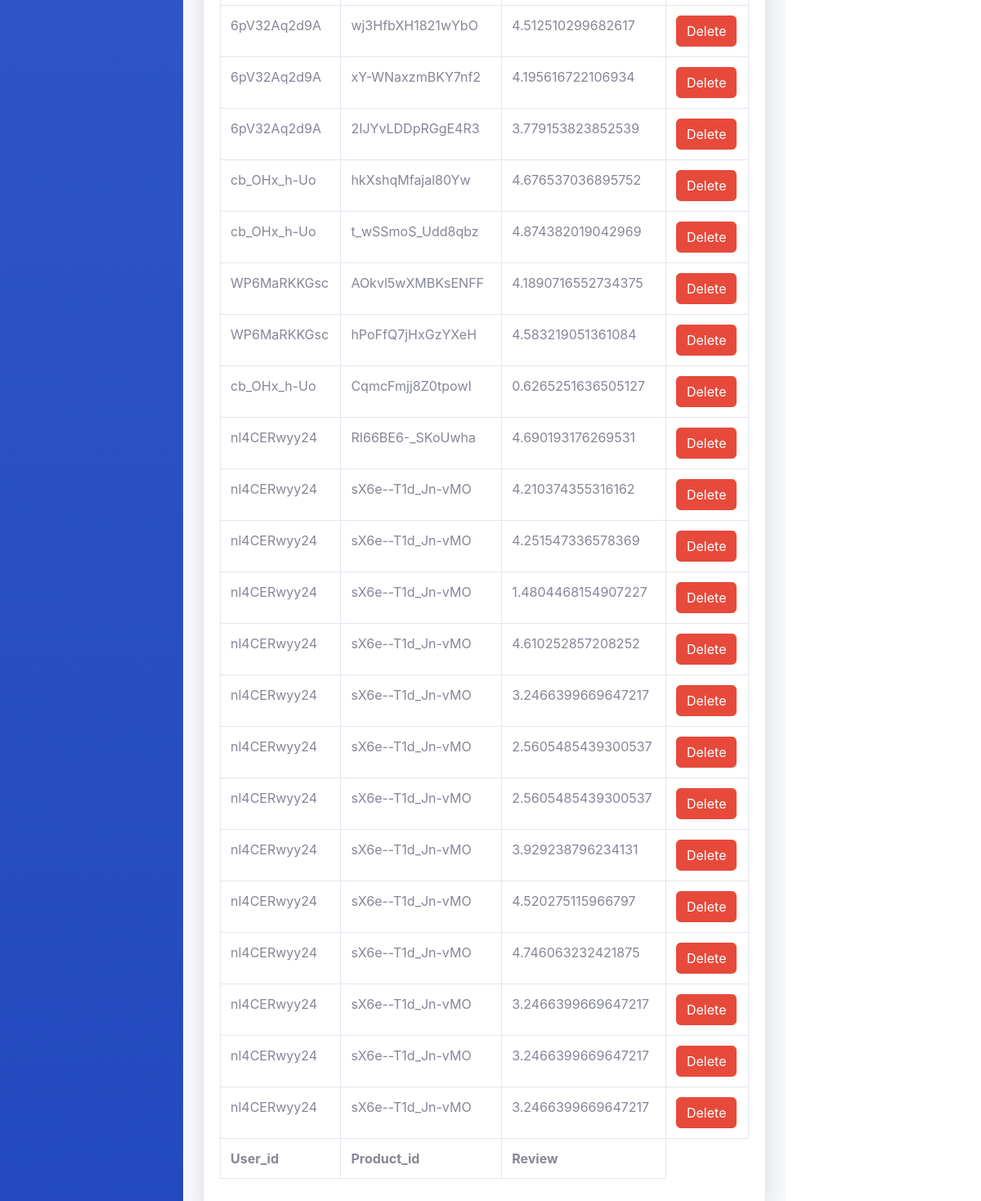
/user/admin/ratings (signed in, lower part), run on an earlier commit of the app's database.
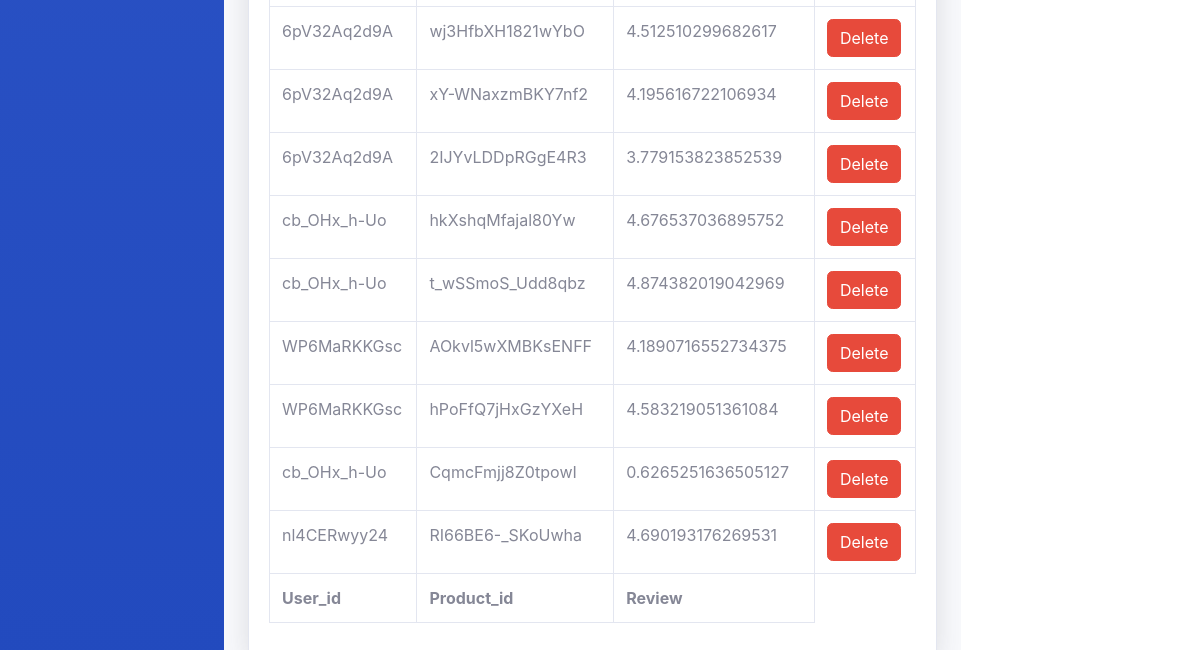
And on a later commit of the database.
### tables this page shows
CREATE TABLE RATING (USER_ID VARCHAR, PRODUCT_ID VARCHAR, REVIEW REAL);

### models/users/views.py (the view)
@user_blueprint.route("/admin/ratings")
@login_required
def ratings():
    name = "Rating"
    description = "The table of all ratings done by users to products"
    headers = get_rating_fields()
    items = get_all_ratings(formalize=False)
    return render_template("admin/tables.html",
                            name=name,
                            description=description,
                            headers=headers,
                            items=items,
                            len=len,
                            str=str,
                            os=os)

### common/database.py (called while the page is built, shortened)
    @classmethod
    def _get_user_by(cls, key, value):
        cursor = cls.DATABASE.execute(f"SELECT * FROM USER WHERE {key}=?", (value,))
        returned_data = cursor.fetchone()
        if returned_data is None:
            return None
        data = {}
        for i, field in enumerate(cls.USER_FIELDS):
            data[field.lower()] = returned_data[i]
        return data

    @classmethod
    def get_user_by_email(cls, email):
        return cls._get_user_by("EMAIL", email)

    @classmethod
    def get_all_ratings(cls, formalize=True):
        cursor = cls.DATABASE.execute("SELECT * FROM RATING")
        returned_data = cursor.fetchall()
        if not formalize:
            return returned_data

### models/ratings/rating.py (called while the page is built)
def get_all_ratings(formalize=True):
    ratings = Database.get_all_ratings(formalize=formalize)
    if not formalize:
        return ratings
    return [ Rating(**r) for r in ratings ]

def get_rating_fields():
    return [ field.capitalize() for field in Database.RATING_FIELDS ]

### models/users/user.py (called while the page is built)
def is_user_admin(email):
    user = User(email=email, password=None)
    return user.is_admin()

    def exists(self):
        return database.get_user_by_email(self.email)

### templates/admin/tables.html (shortened to what this page needs)
{% extends "admin/base.html" %}
{% block content %}
  <div class="card shadow mb-6">
    <div class="card-body">
      <div class="table-responsive">
        <table class="table table-bordered" id="dataTable" width="100%" cellspacing="0">
          <tfoot>
            <tr>
              {% for attribute in headers %}
                <th>{{attribute}}</th>
              {% endfor %}
            </tr>
          </tfoot>
          <tbody>
            {% for item in items %}
            <tr>
              {% for att in item %}
                {% if str(att).endswith('.png') or str(att).endswith('.jpeg') %}
                  <td><img class="img-fluid" src="{{url_for('static', filename='img/products/{}'.format(os.path.basename(att)))}}"><img></td>
                {% else %}
                  <td>{{att}}</td>
                {% endif %}
              {% endfor %}
              {% if name == 'Rating' %}
                <td><a href="{{url_for('{}.delete'.format(name.lower()), id=item[0] + '*' + item[1])}}" class="btn btn-danger">Delete</a></td>
              {% else %}
                <td><a href="{{url_for('{}.delete'.format(name.lower()), id=item[0])}}" class="btn btn-danger">Delete</a></td>
              {% endif %}
            </tr>
            {% endfor %}
          </tbody>
        </table>
      </div>
    </div>
  </div>
</div>
{% endblock content %}

What changed in the data, as far as the page shows it:
removed RATING: USER_ID "nl4CERwyy24", PRODUCT_ID "sX6e--T1d_Jn-vMO", REVIEW "4.210374355316162"
removed RATING: USER_ID "nl4CERwyy24", PRODUCT_ID "sX6e--T1d_Jn-vMO", REVIEW "4.251547336578369"
removed RATING: USER_ID "nl4CERwyy24", PRODUCT_ID "sX6e--T1d_Jn-vMO", REVIEW "1.4804468154907227"
removed RATING: USER_ID "nl4CERwyy24", PRODUCT_ID "sX6e--T1d_Jn-vMO", REVIEW "4.610252857208252"
removed RATING: USER_ID "nl4CERwyy24", PRODUCT_ID "sX6e--T1d_Jn-vMO", REVIEW "3.2466399669647217"
removed RATING: USER_ID "nl4CERwyy24", PRODUCT_ID "sX6e--T1d_Jn-vMO", REVIEW "2.5605485439300537"
removed RATING: USER_ID "nl4CERwyy24", PRODUCT_ID "sX6e--T1d_Jn-vMO", REVIEW "2.5605485439300537"
removed RATING: USER_ID "nl4CERwyy24", PRODUCT_ID "sX6e--T1d_Jn-vMO", REVIEW "3.929238796234131"
removed RATING: USER_ID "nl4CERwyy24", PRODUCT_ID "sX6e--T1d_Jn-vMO", REVIEW "4.520275115966797"
removed RATING: USER_ID "nl4CERwyy24", PRODUCT_ID "sX6e--T1d_Jn-vMO", REVIEW "4.746063232421875"
removed RATING: USER_ID "nl4CERwyy24", PRODUCT_ID "sX6e--T1d_Jn-vMO", REVIEW "3.2466399669647217"
removed RATING: USER_ID "nl4CERwyy24", PRODUCT_ID "sX6e--T1d_Jn-vMO", REVIEW "3.2466399669647217"
removed RATING: USER_ID "nl4CERwyy24", PRODUCT_ID "sX6e--T1d_Jn-vMO", REVIEW "3.2466399669647217"
